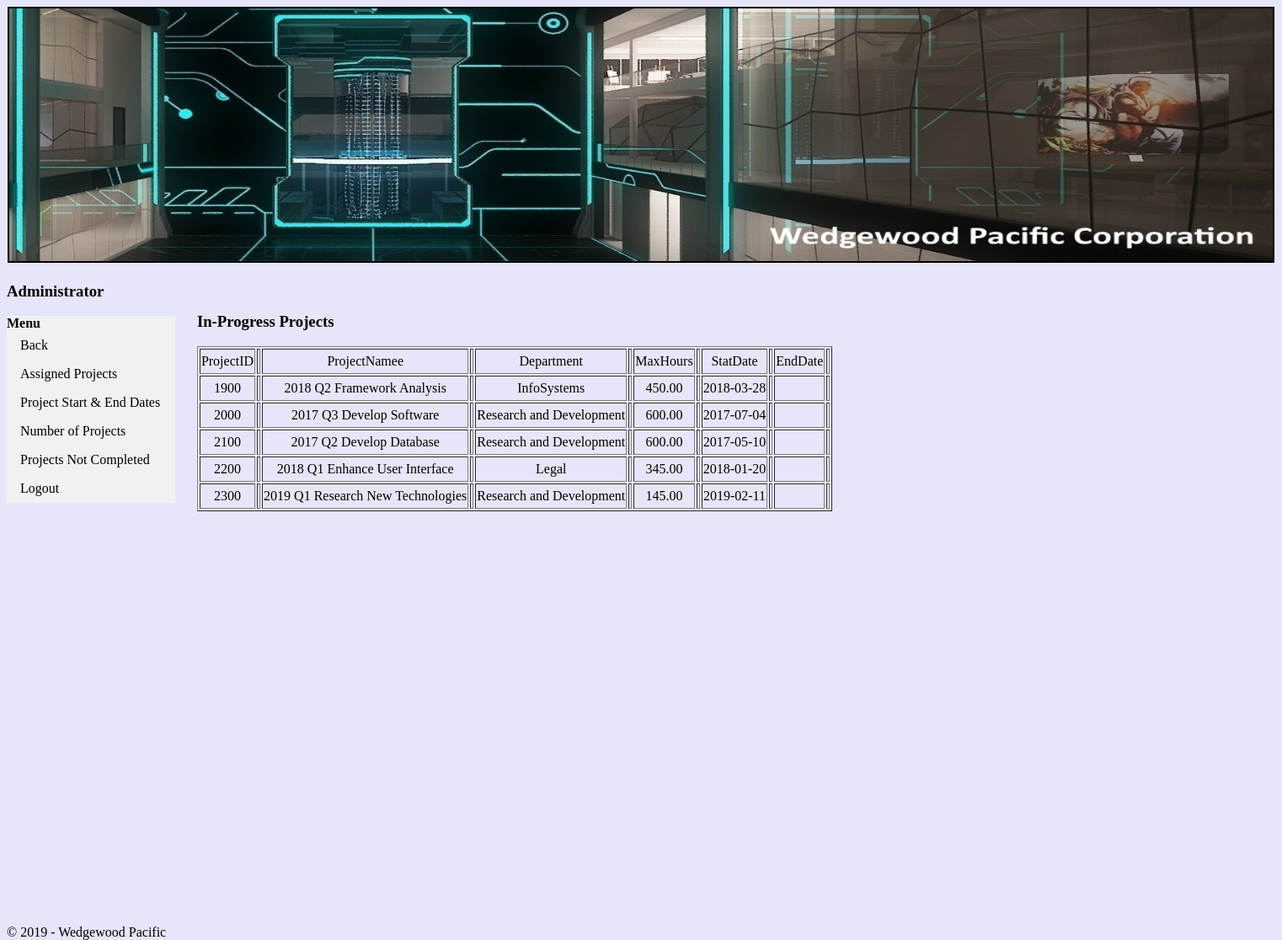
The page /PHP/projectsnotcompleted.php on the database its author committed.
### tables this page shows
CREATE TABLE Project (
                ProjectID INT NOT NULL,
                ProjectName CHAR(50) NOT NULL,
                Department CHAR(35) NOT NULL,
                MaxHours NUMERIC(8,2) DEFAULT 100 NOT NULL,
                StartDate DATE,
                EndDate DATE,
                CONSTRAINT Project_ID_PK PRIMARY KEY (ProjectID)
);

### PHP/projectsnotcompleted.php (the view, shortened to what this page needs)
<!DOCTYPE html>
<html>
<head>
<link rel="stylesheet" type="text/css" href="wpstyle.css">
</head>
<body>
<section id="top">
<center><img src="banner.jpg" alt="banner" style="width:1500px;height:300px;" border ="2"></center>
</section>
<section id="menu">
<h3> Administrator </h3>
	<ul>
		<li><b>Menu</b></li>
		<li><a href="admin.html">Back</a></li>
		<li><a href="assignedprojects.php">Assigned Projects</a></li>
		<li><a href="projectstartend.php">Project Start & End Dates</a></li>
		<li><a href="numberofprojects.php">Number of Projects</a></li>
		<li><a href="projectsnotcompleted.php">Projects Not Completed</a></li>
		<li><a href="wphome.html">Logout</a></li>
	</ul>
</section>
<section id="main">
<br>
<br>
<h3>In-Progress Projects</h3>
<div style="height:350px;width:800px;font:16px/26px Georgia, Garamond, Serif;overflow:auto;">
        <table border ="1">
        <thead>
            <tr>
                <td><center>ProjectID<td></center>
                <td><center>ProjectNamee<td></center>
				<td><center>Department<td></center>
				<td><center>MaxHours<td></center>
				<td><center>StatDate<td></center>
				<td><center>EndDate<td></center>
            </tr>
        </thead>
        <tbody>
        <?php
			$servername = "localhost";
			$username = "root";
			$password = "";
			$dbname = "wp";
			$conn = new mysqli($servername, $username, $password, $dbname);
            $results = $conn->query("SELECT *
									FROM PROJECT
									WHERE EndDate IS NULL;");
            while($row = $results->fetch_assoc()) {
            ?>
                <tr>
                    <td><center><?php echo $row['ProjectID']?><td></center>
                    <td><center><?php echo $row['ProjectName']?><td></center>
					<td><center><?php echo $row['Department']?><td></center>
					<td><center><?php echo $row['MaxHours']?><td></center>
					<td><center><?php echo $row['StartDate']?><td></center>
					<td><center><?php echo $row['EndDate']?><td></center>
                </tr>
            <?php
            }
            ?>
            </tbody>
            </table>
</div>
</section>
<section id="footer">
<footer>
<center>© 2019 - Wedgewood Pacific</center
</footer>
</section>
</body>
</html>

### CSS/wpstyle.css (style rules this page uses)
body { background-color: #E6E6FA; }
ul { list-style-type: none; margin: 0; padding: 0; width: 200px; background-color: #f1f1f1; }
li a { display: block; color: #000; padding: 8px 16px; text-decoration: none; }
section#menu { float: left; width: 15%; height: 800px; }
section#main { float: left; width: 75%; height:800px; }
section#footer { position:fixed; bottom:0; width:50% height:20px; }

### rows shown on the page
project: ProjectID "1900", ProjectName "2018 Q2 Framework Analysis", Department "InfoSystems", MaxHours "450.00", StartDate "2018-03-28"
project: ProjectID "2000", ProjectName "2017 Q3 Develop Software", Department "Research and Development", MaxHours "600.00", StartDate "2017-07-04"
project: ProjectID "2100", ProjectName "2017 Q2 Develop Database", Department "Research and Development", MaxHours "600.00", StartDate "2017-05-10"
project: ProjectID "2200", ProjectName "2018 Q1 Enhance User Interface", Department "Legal", MaxHours "345.00", StartDate "2018-01-20"
project: ProjectID "2300", ProjectName "2019 Q1 Research New Technologies", Department "Research and Development", MaxHours "145.00", StartDate "2019-02-11"
